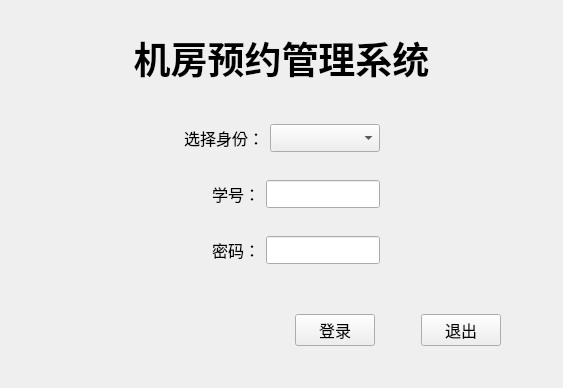
<?xml version="1.0" encoding="UTF-8"?>
<ui version="4.0">
 <class>QtGuiMainClass</class>
 <widget class="QWidget" name="QtGuiMainClass">
  <property name="geometry">
   <rect>
    <x>0</x>
    <y>0</y>
    <width>563</width>
    <height>388</height>
   </rect>
  </property>
  <property name="windowTitle">
   <string>请登录</string>
  </property>
  <layout class="QVBoxLayout" name="verticalLayout_2">
   <item>
    <spacer name="verticalSpacer_2">
     <property name="orientation">
      <enum>Qt::Vertical</enum>
     </property>
     <property name="sizeHint" stdset="0">
      <size>
       <width>20</width>
       <height>40</height>
      </size>
     </property>
    </spacer>
   </item>
   <item>
    <widget class="QLabel" name="label">
     <property name="font">
      <font>
       <family>方正舒体</family>
       <pointsize>28</pointsize>
       <weight>75</weight>
       <bold>true</bold>
      </font>
     </property>
     <property name="text">
      <string>机房预约管理系统</string>
     </property>
     <property name="alignment">
      <set>Qt::AlignCenter</set>
     </property>
    </widget>
   </item>
   <item>
    <widget class="QWidget" name="widget_3" native="true">
     <layout class="QHBoxLayout" name="horizontalLayout">
      <item>
       <spacer name="horizontalSpacer">
        <property name="orientation">
         <enum>Qt::Horizontal</enum>
        </property>
        <property name="sizeHint" stdset="0">
         <size>
          <width>40</width>
          <height>20</height>
         </size>
        </property>
       </spacer>
      </item>
      <item>
       <widget class="QWidget" name="widget_6" native="true">
        <layout class="QVBoxLayout" name="verticalLayout">
         <item>
          <widget class="QWidget" name="widget_2" native="true">
           <layout class="QHBoxLayout" name="horizontalLayout_3" stretch="40,60">
            <item>
             <widget class="QLabel" name="label_2">
              <property name="font">
               <font>
                <family>楷体</family>
                <pointsize>12</pointsize>
                <weight>50</weight>
                <bold>false</bold>
               </font>
              </property>
              <property name="layoutDirection">
               <enum>Qt::LeftToRight</enum>
              </property>
              <property name="text">
               <string>选择身份：</string>
              </property>
              <property name="alignment">
               <set>Qt::AlignRight|Qt::AlignTrailing|Qt::AlignVCenter</set>
              </property>
             </widget>
            </item>
            <item>
             <widget class="QComboBox" name="cbBox_identity">
              <property name="minimumSize">
               <size>
                <width>0</width>
                <height>28</height>
               </size>
              </property>
              <property name="baseSize">
               <size>
                <width>0</width>
                <height>0</height>
               </size>
              </property>
              <property name="font">
               <font>
                <family>宋体</family>
                <pointsize>12</pointsize>
               </font>
              </property>
             </widget>
            </item>
           </layout>
          </widget>
         </item>
         <item>
          <widget class="QWidget" name="widget_5" native="true">
           <layout class="QHBoxLayout" name="horizontalLayout_4" stretch="40,60">
            <item>
             <widget class="QLabel" name="label_id">
              <property name="font">
               <font>
                <family>楷体</family>
                <pointsize>12</pointsize>
               </font>
              </property>
              <property name="layoutDirection">
               <enum>Qt::LeftToRight</enum>
              </property>
              <property name="text">
               <string>学号：</string>
              </property>
              <property name="alignment">
               <set>Qt::AlignRight|Qt::AlignTrailing|Qt::AlignVCenter</set>
              </property>
             </widget>
            </item>
            <item>
             <widget class="QLineEdit" name="lineEdit_id">
              <property name="minimumSize">
               <size>
                <width>0</width>
                <height>28</height>
               </size>
              </property>
              <property name="font">
               <font>
                <family>宋体</family>
                <pointsize>12</pointsize>
               </font>
              </property>
             </widget>
            </item>
           </layout>
          </widget>
         </item>
         <item>
          <widget class="QWidget" name="widget" native="true">
           <layout class="QHBoxLayout" name="horizontalLayout_5" stretch="40,60">
            <item>
             <widget class="QLabel" name="label_4">
              <property name="font">
               <font>
                <family>楷体</family>
                <pointsize>12</pointsize>
               </font>
              </property>
              <property name="text">
               <string>密码：</string>
              </property>
              <property name="alignment">
               <set>Qt::AlignRight|Qt::AlignTrailing|Qt::AlignVCenter</set>
              </property>
             </widget>
            </item>
            <item>
             <widget class="QLineEdit" name="lineEdit_pwd">
              <property name="minimumSize">
               <size>
                <width>0</width>
                <height>28</height>
               </size>
              </property>
              <property name="font">
               <font>
                <family>宋体</family>
                <pointsize>12</pointsize>
               </font>
              </property>
              <property name="echoMode">
               <enum>QLineEdit::Password</enum>
              </property>
             </widget>
            </item>
           </layout>
          </widget>
         </item>
        </layout>
       </widget>
      </item>
      <item>
       <spacer name="horizontalSpacer_2">
        <property name="orientation">
         <enum>Qt::Horizontal</enum>
        </property>
        <property name="sizeHint" stdset="0">
         <size>
          <width>40</width>
          <height>20</height>
         </size>
        </property>
       </spacer>
      </item>
     </layout>
    </widget>
   </item>
   <item>
    <widget class="QWidget" name="widget_4" native="true">
     <layout class="QHBoxLayout" name="horizontalLayout_2" stretch="40,0,0,0,0">
      <item>
       <spacer name="horizontalSpacer_3">
        <property name="orientation">
         <enum>Qt::Horizontal</enum>
        </property>
        <property name="sizeHint" stdset="0">
         <size>
          <width>40</width>
          <height>20</height>
         </size>
        </property>
       </spacer>
      </item>
      <item>
       <widget class="QPushButton" name="btn_login">
        <property name="font">
         <font>
          <family>新宋体</family>
          <pointsize>12</pointsize>
         </font>
        </property>
        <property name="text">
         <string>登录</string>
        </property>
       </widget>
      </item>
      <item>
       <spacer name="horizontalSpacer_5">
        <property name="orientation">
         <enum>Qt::Horizontal</enum>
        </property>
        <property name="sizeHint" stdset="0">
         <size>
          <width>40</width>
          <height>20</height>
         </size>
        </property>
       </spacer>
      </item>
      <item>
       <widget class="QPushButton" name="btn_quit">
        <property name="font">
         <font>
          <family>新宋体</family>
          <pointsize>12</pointsize>
         </font>
        </property>
        <property name="text">
         <string>退出</string>
        </property>
       </widget>
      </item>
      <item>
       <spacer name="horizontalSpacer_4">
        <property name="orientation">
         <enum>Qt::Horizontal</enum>
        </property>
        <property name="sizeHint" stdset="0">
         <size>
          <width>40</width>
          <height>20</height>
         </size>
        </property>
       </spacer>
      </item>
     </layout>
    </widget>
   </item>
   <item>
    <spacer name="verticalSpacer">
     <property name="orientation">
      <enum>Qt::Vertical</enum>
     </property>
     <property name="sizeHint" stdset="0">
      <size>
       <width>20</width>
       <height>40</height>
      </size>
     </property>
    </spacer>
   </item>
  </layout>
 </widget>
 <layoutdefault spacing="6" margin="11"/>
 <resources>
  <include location="QtGuiMain.qrc"/>
 </resources>
 <connections/>
</ui>
